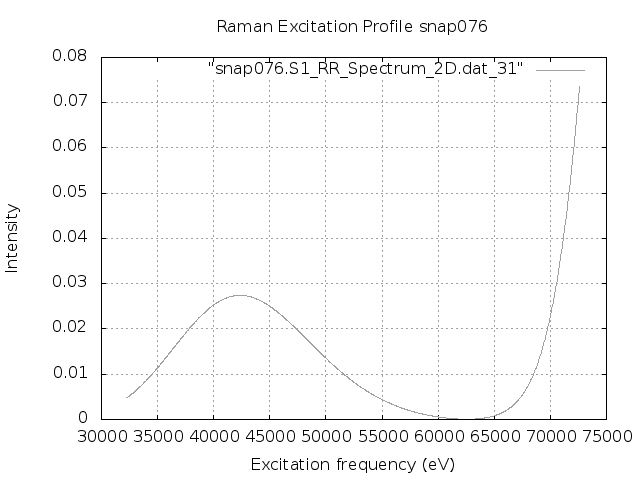

This chart was generated by the following gnuplot code:
set terminal png
set output "snap076.S1.REP_frozen.png"
set xlabel 'Excitation frequency (eV)'
set ylabel 'Intensity'
set title "Raman Excitation Profile snap076"
set grid
set autoscale
plot "snap076.S1_RR_Spectrum_2D.dat_31" with lines lc "blue"
exit
